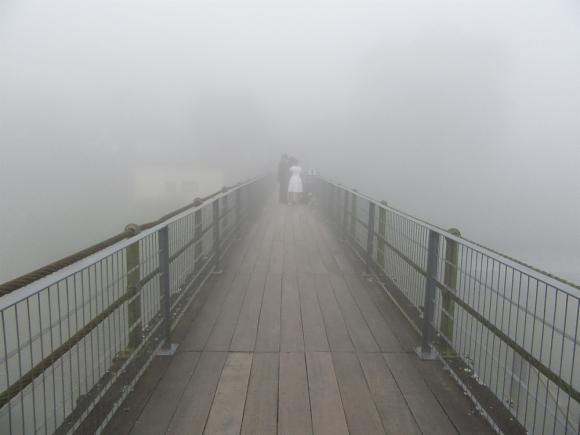
#> input picture opencv1/neblina.jpg, 580 x 435 px
$ python exemplo2-eq-histograma.py
#> lines starting #> are read from the running program, lines starting #| are printed output that depends on the picture

import cv2 as cv
import numpy as np
#Lê imagem
img = cv.imread('neblina.jpg',0)
#> img: shape (435, 580); min 34, max 234, mean 156.2
equal = cv.equalizeHist(img) #
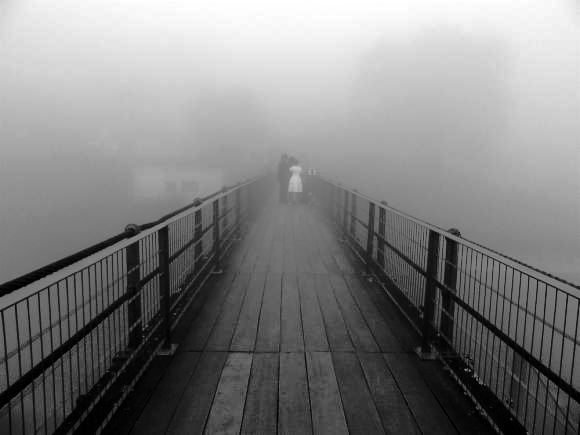
#> equal: shape (435, 580); min 0, max 255, mean 128.3
#Concatenate concate apenas imgs de canais e tamanhos iguais
res = np.concatenate((img , equal), axis = 1)
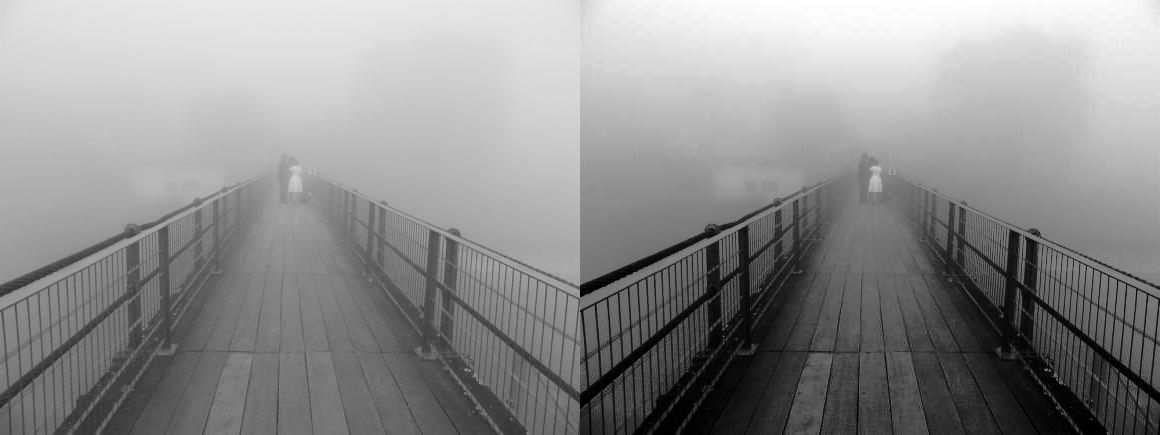
#> res: shape (435, 1160); min 0, max 255, mean 142.3

cv.imwrite("imagensSaida/neblinaEqualizada.jpg", res)
#Mostra img na janela
cv.imshow("Neblina",res)
cv.waitKey(0)

$ run again, with opencv1/lena.jpg copied over opencv1/neblina.jpg
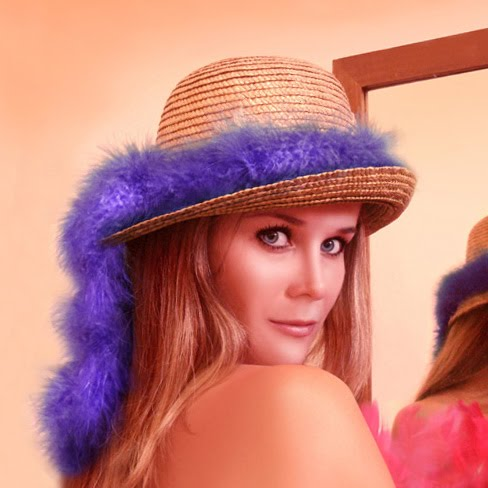
#> input picture opencv1/lena.jpg, 488 x 488 px
#> `equal = cv.equalizeHist(img)`:
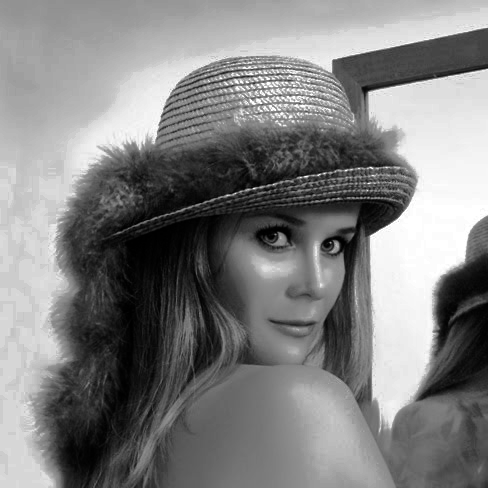
#> equal: shape (488, 488); min 0, max 255, mean 128.5
#> `res = np.concatenate((img , equal), axis = 1)`:
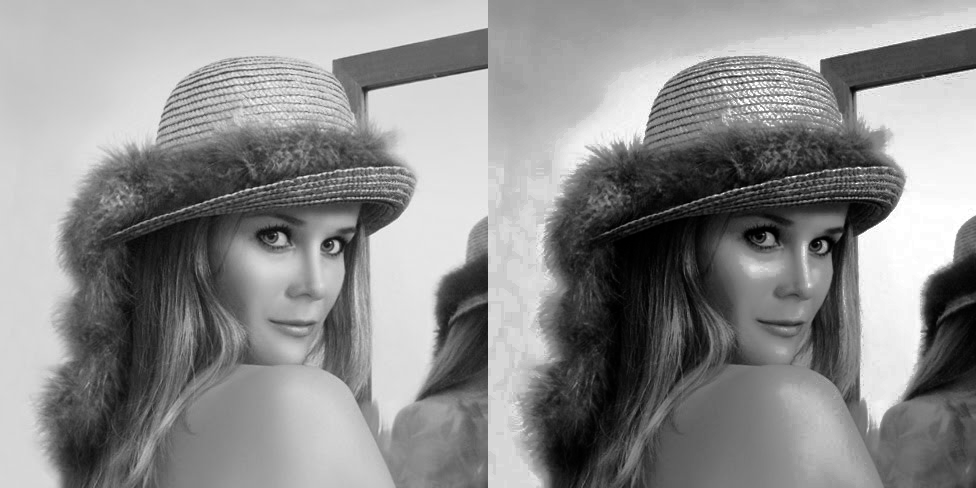
#> res: shape (488, 976); min 0, max 255, mean 140

$ run again, with opencv1/grid.png saved as opencv1/neblina.jpg
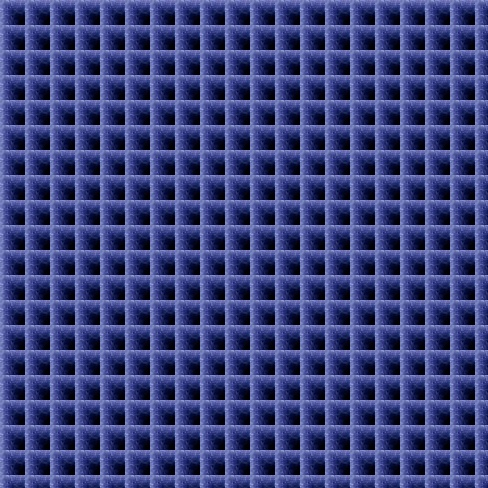
#> input picture opencv1/grid.png, 488 x 488 px
#> `equal = cv.equalizeHist(img)`:
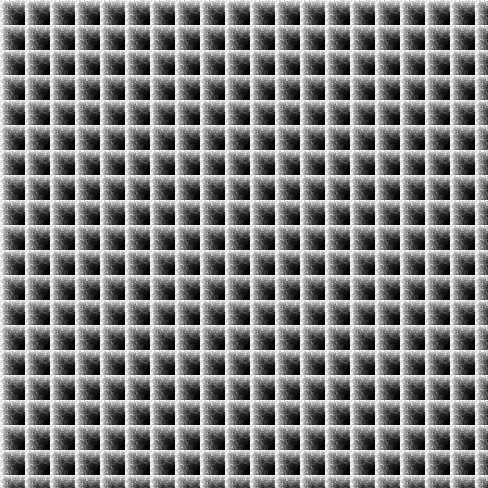
#> equal: shape (488, 488); min 0, max 255, mean 126.2
#> `res = np.concatenate((img , equal), axis = 1)`:
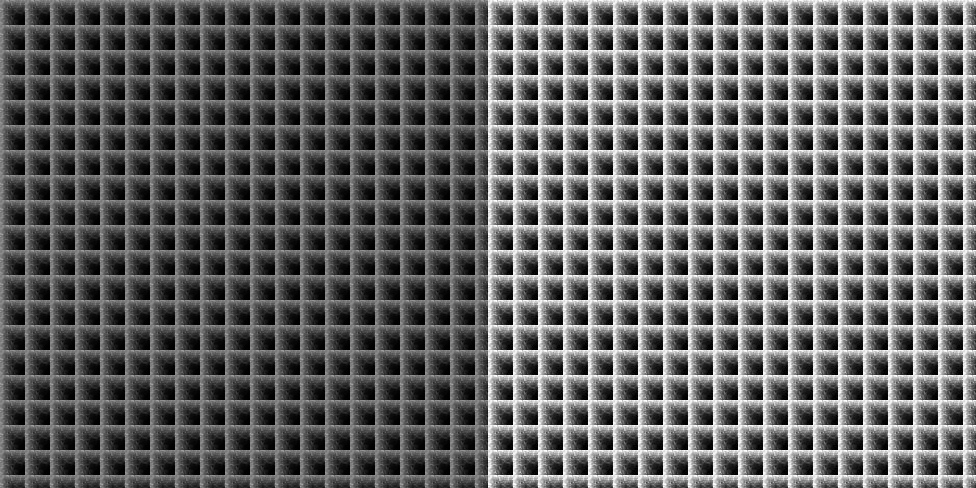
#> res: shape (488, 976); min 0, max 255, mean 98.2
